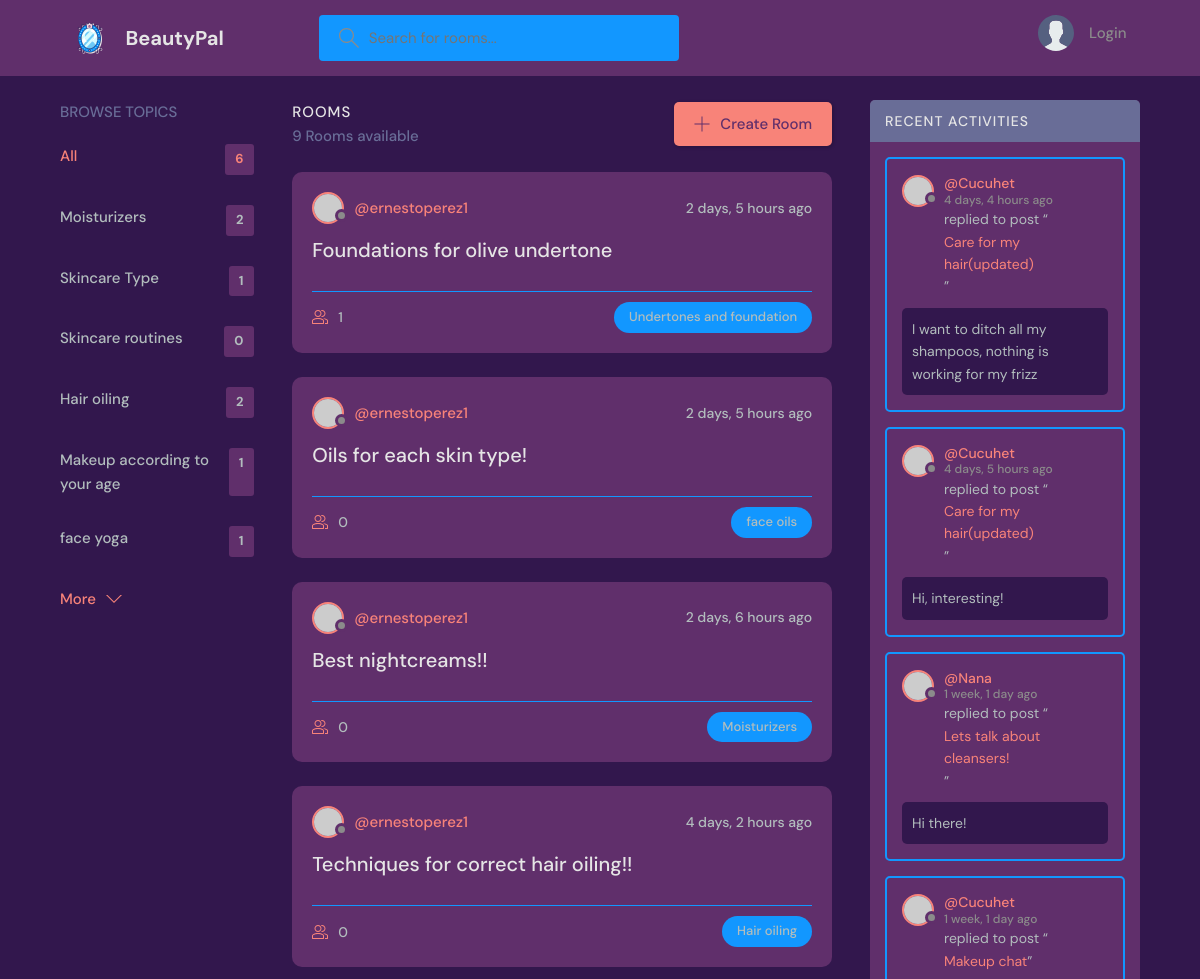
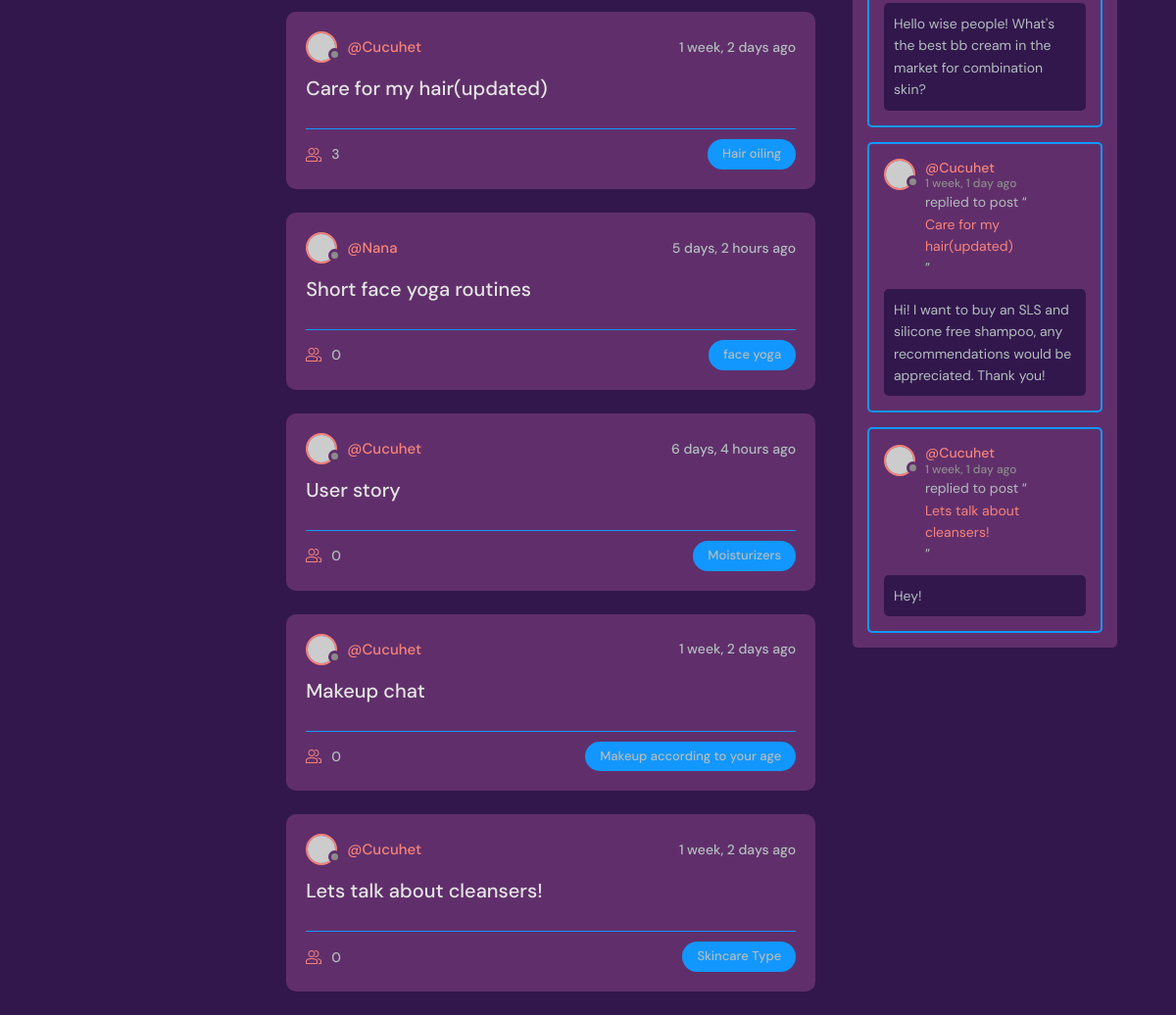
The page / on the database its author committed (2 pictures, top to bottom).
### beautypal/models.py (models this page shows, shortened)
class Topic(models.Model):
    name = models.CharField(max_length=200)

class Room(models.Model):
    host = models.ForeignKey(User, on_delete= models.SET_NULL, null = True)
    topic = models.ForeignKey(Topic, on_delete= models.SET_NULL, null = True)
    name = models.CharField(max_length=200)
    description = models.TextField(null=True, blank=True)
    participants = models.ManyToManyField(User, related_name='participants', blank = True)
    updated = models.DateTimeField(auto_now=True)
    created = models.DateTimeField(auto_now_add=True)
    class Meta:
        ordering = [ '-updated', '-created']
    def __str__(self):
        return self.name

class Message(models.Model):
    user = models.ForeignKey(User, on_delete=models.CASCADE)
    room = models.ForeignKey(Room, on_delete= models.CASCADE)
    body = models.TextField()
    updated = models.DateTimeField(auto_now=True)
    created = models.DateTimeField(auto_now_add=True)
    class Meta:
        ordering = [ '-updated', '-created']

### beautypal/views.py (the view)
# urls.py: path('', views.home, name="home"),
def home(request):
    q = request.GET.get('q') if request.GET.get('q') is not None else ''
    rooms = Room.objects.filter(
       Q(topic__name__icontains=q) |
       Q(name__icontains=q) |
       Q(description__icontains=q))
    topics = Topic.objects.all()[0:6]
    room_count = rooms.count()
    room_messages = Message.objects.filter(Q(room__topic__name__icontains=q))
    context = {'rooms': rooms, 'topics': topics,
               'room_count': room_count, 'room_messages': room_messages}
    return render(request, 'beautypal/home.html', context)

### beautypal/templatetags/tags.py (called while the page is built)
@register.filter
def url_safe(value):
    return value.replace(" ","%20")

### beautypal/templates/beautypal/home.html (shortened to what this page needs)
{% extends 'main.html' %}
{% block content %}
<main class="layout layout--3">
  <div class="container">
    {% include 'beautypal/topics_component.html' %}
    <div class="roomList">
      <div class="roomList__header">
        <div>
          <h2>Rooms</h2>
          <p>{{room_count}} Rooms available</p>
        </div>
        <a class="btn btn--main" href="{% url 'create-room' %}">
          <svg version="1.1" xmlns="http://www.w3.org/2000/svg" width="32" height="32" viewBox="0 0 32 32">
            <title>add</title>
            <path
              d="M16.943 0.943h-1.885v14.115h-14.115v1.885h14.115v14.115h1.885v-14.115h14.115v-1.885h-14.115v-14.115z">
            </path>
          </svg>
          Create Room
        </a>
      </div>
      {% include 'beautypal/feed_component.html' %}
    </div>
    {% include 'beautypal/activity_component.html' %}
  </div>
</main>
{% endblock %}

### beautypal/templates/beautypal/topics_component.html
{% load tags %}
<div class="topics">
    <div class="topics__header">
        <h2>Browse Topics</h2>
    </div>
    <ul class="topics__list">
        <li>
            <a href="{% url 'home' %}" class="active">All <span>{{topics.count}}</span></a>
        </li>
        {% for topic in topics %}
        <li>
            <a href="{% url 'home' %}?q={{topic.name|url_safe}}">{{topic.name}}<span>{{topic.room_set.all.count}}</span></a>
        </li>
        {% endfor %}
    </ul>
    <a class="btn btn--link" href="{% url 'topics' %}">
        More
        <svg version="1.1" xmlns="http://www.w3.org/2000/svg" width="32" height="32" viewBox="0 0 32 32">
            <title>chevron-down</title>
            <path d="M16 21l-13-13h-3l16 16 16-16h-3l-13 13z"></path>
        </svg>
    </a>
</div>

### beautypal/templates/beautypal/feed_component.html (shortened to what this page needs)
{% for room in rooms %}
<div class="roomListRoom">
    <div class="roomListRoom__header">
        <a href="{% url 'user-profile' room.host.id %}" class="roomListRoom__author">
            <div class="avatar avatar--small">
                <img src="https://randomuser.me/api/portraits/women/11.jpg" alt = "picture of a random woman" />
            </div>
            <span>@{{room.host.username}}</span>
        </a>
        <div class="roomListRoom__actions">
            <span>{{room.created|timesince}} ago</span>
        </div>
    </div>
    <div class="roomListRoom__content">
        <a href="{% url 'room' room.id %}">{{room.name}}</a>
    </div>
    <div class="roomListRoom__meta">
        <a href="{% url 'room' room.id %}" class="roomListRoom__joined">
            {{room.participants.all.count}}
        </a>
        <p class="roomListRoom__topic">{{room.topic.name}}</p>
    </div>
</div>
{% endfor %}

### beautypal/templates/beautypal/activity_component.html (shortened to what this page needs)
<div class="activities">
    <div class="activities__header">
        <h2>Recent Activities</h2>
    </div>
    {% for message in room_messages %}
    <div class="activities__box">
        <div class="activities__boxHeader roomListRoom__header">
            <a href="{% url 'user-profile' message.user.id %}" class="roomListRoom__author">
                <div class="avatar avatar--small">
                    <img src="https://randomuser.me/api/portraits/women/11.jpg" alt = "picture of a random woman" />
                </div>
                <p>
                    @{{message.user}}
                    <span>{{message.created|timesince}} ago</span>
                </p>
            </a>
        </div>
        <div class="activities__boxContent">
            <p>replied to post “<a href="{% url 'room' message.room.id %}">{{message.room}}</a>”</p>
            <div class="activities__boxRoomContent">
               {{message.body}}
            </div>
        </div>
    </div>
    {% endfor %}
</div>

### rows shown on the page
Topic: name "Moisturizers", room_set.all.count "2"
Topic: name "Skincare Type", room_set.all.count "1"
Topic: name "Skincare routines", room_set.all.count "0"
Topic: name "Hair oiling", room_set.all.count "2"
Topic: name "Makeup according to your age", room_set.all.count "1"
Topic: name "face yoga", room_set.all.count "1"
Room: host.username "ernestoperez1", created "2 days, 5 hours", name "Foundations for olive undertone", participants.all.count "1", topic.name "Undertones and foundation"
Room: host.username "ernestoperez1", created "2 days, 5 hours", name "Oils for each skin type!", participants.all.count "0", topic.name "face oils"
Room: host.username "ernestoperez1", created "2 days, 6 hours", name "Best nightcreams!!", participants.all.count "0", topic.name "Moisturizers"
Room: host.username "ernestoperez1", created "4 days, 2 hours", name "Techniques for correct hair oiling!!", participants.all.count "0", topic.name "Hair oiling"
Room: host.username "Cucuhet", created "1 week, 2 days", name "Care for my hair(updated)", participants.all.count "3", topic.name "Hair oiling"
Room: host.username "Nana", created "5 days, 2 hours", name "Short face yoga routines", participants.all.count "0", topic.name "face yoga"
Room: host.username "Cucuhet", created "6 days, 4 hours", name "User story", participants.all.count "0", topic.name "Moisturizers"
Room: host.username "Cucuhet", created "1 week, 2 days", name "Makeup chat", participants.all.count "0", topic.name "Makeup according to your age"
Room: host.username "Cucuhet", created "1 week, 2 days", name "Lets talk about cleansers!", participants.all.count "0", topic.name "Skincare Type"
Message: user "Cucuhet", created "4 days, 4 hours", room "Care for my hair(updated)", body "I want to ditch all my shampoos, nothing is working for my frizz"
Message: user "Cucuhet", created "4 days, 5 hours", room "Care for my hair(updated)", body "Hi, interesting!"
Message: user "Nana", created "1 week, 1 day", room "Lets talk about cleansers!", body "Hi there!"
Message: user "Cucuhet", created "1 week, 1 day", room "Makeup chat", body "Hello wise people! What's the best bb cream in the market for combination skin?"
Message: user "Cucuhet", created "1 week, 1 day", room "Care for my hair(updated)", body "Hi! I want to buy an SLS and silicone free shampoo, any recommendations would be appreciated. Thank you!"
Message: user "Cucuhet", created "1 week, 1 day", room "Lets talk about cleansers!", body "Hey!"

### other values the page prints
{{ topics.count }} "6"
{{ room_count }} "9"
